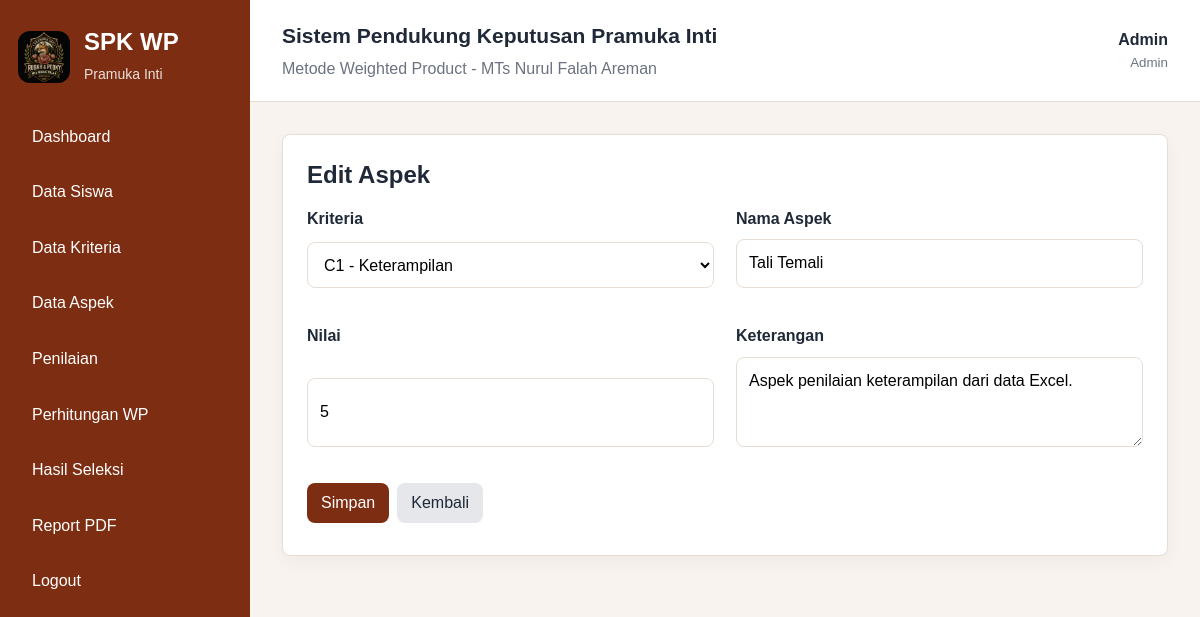
The app's page /pages/aspek/edit.php?id=1 (signed in) with its own data.
### tables this page shows
CREATE TABLE aspek (
    id_aspek INT AUTO_INCREMENT PRIMARY KEY,
    id_kriteria INT NOT NULL,
    nama_aspek VARCHAR(100) NOT NULL,
    nilai INT NOT NULL,
    keterangan TEXT,
    CONSTRAINT fk_aspek_kriteria FOREIGN KEY (id_kriteria) REFERENCES kriteria(id_kriteria) ON DELETE CASCADE ON UPDATE CASCADE
);

CREATE TABLE kriteria (
    id_kriteria INT AUTO_INCREMENT PRIMARY KEY,
    kode_kriteria VARCHAR(10) NOT NULL UNIQUE,
    nama_kriteria VARCHAR(100) NOT NULL,
    bobot FLOAT NOT NULL,
    tipe ENUM('benefit','cost') NOT NULL DEFAULT 'benefit'
);

### includes/auth.php (called while the page is built, shortened)
<?php
function e($value): string
{
    return htmlspecialchars((string) $value, ENT_QUOTES, 'UTF-8');
}

### pages/aspek/edit.php (the view, shortened to what this page needs)
<?php
require_once __DIR__ . '/../../config/database.php';
require_once __DIR__ . '/../../includes/auth.php';
$id = (int) ($_GET['id'] ?? 0);
$stmt = $pdo->prepare('SELECT * FROM aspek WHERE id_aspek=?');
$stmt->execute([$id]);
$data = $stmt->fetch();
$kriteria = $pdo->query('SELECT * FROM kriteria ORDER BY kode_kriteria ASC')->fetchAll();
$errors = [];
include __DIR__ . '/../../includes/header.php';
?>
<div class="card"><h2>Edit Aspek</h2><?php print_errors($errors); ?><form method="post">
    <div class="form-grid"><div class="form-group"><label>Kriteria</label><select name="id_kriteria" required><?php foreach ($kriteria as $k): ?><option value="<?= e($k['id_kriteria']) ?>" <?= (int) $data['id_kriteria'] === (int) $k['id_kriteria'] ? 'selected' : '' ?>><?= e($k['kode_kriteria'] . ' - ' . $k['nama_kriteria']) ?></option><?php endforeach; ?></select></div><div class="form-group"><label>Nama Aspek</label><input name="nama_aspek" required value="<?= e($_POST['nama_aspek'] ?? $data['nama_aspek']) ?>"></div><div class="form-group"><label>Nilai</label><input type="number" min="1" max="5" name="nilai" required value="<?= e($_POST['nilai'] ?? $data['nilai']) ?>"></div><div class="form-group"><label>Keterangan</label><textarea name="keterangan"><?= e($_POST['keterangan'] ?? $data['keterangan']) ?></textarea></div></div>
    <button class="btn btn-primary">Simpan</button><a class="btn" href="index.php">Kembali</a>
</form></div>
<?php include __DIR__ . '/../../includes/footer.php'; ?>

### assets/css/style.css (style rules this page uses)
:root { --primary: #7c2d12; --primary-light: #ffedd5; --dark: #1f2937; --muted: #6b7280; --border: #e7ddd3; --bg: #f8f3ee; --white: #ffffff; --danger: #b91c1c; --warning: #854d0e; }
* { box-sizing: border-box; }
body { margin: 0; font-family: Arial, sans-serif; background: var(--bg); color: var(--dark); line-height: 1.55; }
a { color: inherit; text-decoration: none; }
input, select, textarea, button { font: inherit; }
.card { background: var(--white); border: 1px solid var(--border); border-radius: 8px; padding: 24px; margin-bottom: 24px; box-shadow: 0 6px 18px rgba(15, 23, 42, .04); }
.card h2, .card h3 { margin: 0 0 16px; line-height: 1.3; }
.form-grid { display: grid; column-gap: 22px; row-gap: 18px; grid-template-columns: repeat(2, minmax(0, 1fr)); margin-bottom: 18px; }
.form-group { display: grid; gap: 8px; margin-bottom: 18px; }
label { font-weight: 700; }
input, select, textarea { width: 100%; border: 1px solid var(--border); border-radius: 8px; padding: 11px 12px; background: #fff; }
textarea { min-height: 90px; resize: vertical; }
.btn { display: inline-flex; align-items: center; justify-content: center; gap: 6px; border: 0; border-radius: 8px; padding: 10px 14px; cursor: pointer; background: #e5e7eb; color: var(--dark); margin: 0 8px 8px 0; line-height: 1.25; min-height: 40px; }
.btn-primary { background: var(--primary); color: var(--white); }

### records on screen
aspek: id_kriteria "C1 - Keterampilan", nama_aspek "Tali Temali", nilai "5", keterangan "Aspek penilaian keterampilan dari data Excel."

### other values on screen
$_SESSION['user']['nama'] "Admin"
str_replace('_', ' ', user_role()) "Admin"
